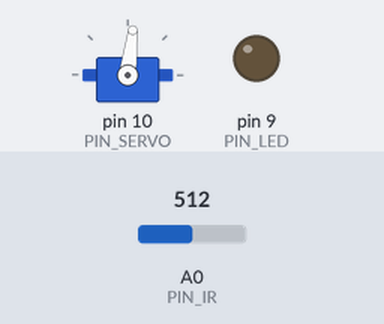
A sketch run on a simulated Arduino Uno, built with avr-gcc and run on an emulated ATmega328P. On the bench: servo, output pins drawn as LEDs (lit = HIGH). The test bench sets the inputs (shaded band); at power-on: A0 (PIN_IR) = 512. What the sketch prints to the serial monitor is not drawn.

Above: at 1.2 s.
1.3 s: A0 (PIN_IR) set to 122
At 2.9 s:
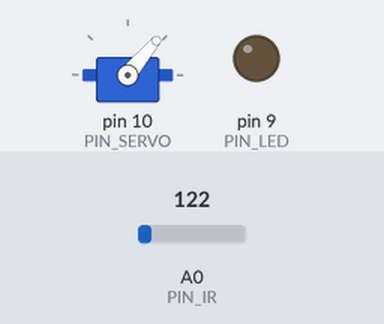
3.2 s: A0 (PIN_IR) set to 0
At 5.0 s:
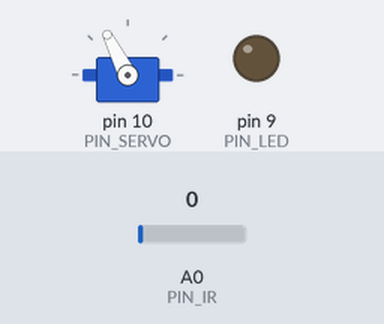
Timing chart, 0 to 6.5 s (numbered marks = the images above; inputs shaded):
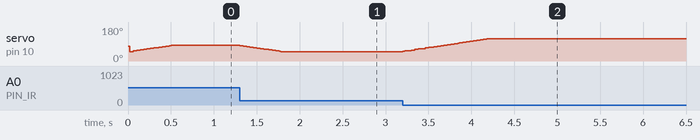

The sketch:

Pcontrol.ino
```cpp
#include <Servo.h>

/////////////////////////////
// Configurable parameters //
/////////////////////////////

// Arduino pin assignment
#define PIN_LED 9            // [20200000] LED핀 설정
#define PIN_SERVO 10         //[20191979] Servo 핀 설정
#define PIN_IR A0            // [20191979] 적외선 핀(아날로그핀)

// Framework setting
#define _DIST_TARGET 300   // [20213085] 정지하려는 위치 목표값
#define _DIST_MIN 100         //[20191979] 최소거리
#define _DIST_MAX 410        //[20191979] 최대거리

// Distance sensor
#define _DIST_ALPHA 0.5 //[20203118] DIST_ALPHA 값 설정

// Servo range
#define _DUTY_MIN 1050    // [20213083]서보 각도의 최솟값 설정
#define _DUTY_NEU 1350   // [20213090]서보 수평 각도 펄스 값
#define _DUTY_MAX 1750        // [20213081] 서보 각도의 최댓값

// Servo speed control
#define _SERVO_ANGLE 30 //[20203118] 최대 가동범위에 따른 목표 서보 회전각
#define _SERVO_SPEED 30 //[20203118] 서보 속도 설정

// Event periods
#define _INTERVAL_DIST 20   // [20213099] 거리 센서 주기 설정
#define _INTERVAL_SERVO 20  // [20213099] 서보 주기 설정
#define _INTERVAL_SERIAL 100  // [20213099] 시리얼 표시 주기 설정

// PID parameters
#define _KP 0.30    //[20191979] 비례제어 값

//////////////////////
// global variables //
//////////////////////

// Servo instance
Servo myservo;  // [20213090] 서보 인스턴스 선언

// Distance sensor
float dist_target; // location to send the ball
float dist_raw, dist_ema, dist_cali; //[20203118] 거리와 노이즈 필터 적용 후 거리를 저장하기 위한 변수
float alpha;
// Event periods
unsigned long last_sampling_time_dist, last_sampling_time_servo, last_sampling_time_serial; //[20203118] 마지막으로 측정한 거리, 마지막으로 측정한 서보 각도(각 이벤트별로 업데이트를 위해 측정하는 시간)
bool event_dist, event_servo, event_serial; //[20203118] 이벤트 별로 이번 루프에서 업데이트 여부

// Servo speed control
int duty_chg_per_interval; //[20213086]interval 당 최대 duty 변화량
int duty_target, duty_curr; //[20213086] 목표 duty와 현재 duty 값

// PID variables
float error_curr, error_prev, control, pterm, dterm, iterm;
//[20213086] error_curr: 현재 주기 오차값 / error_prev : 이전 주기 오차 값 / control : PID 제어량 / pterm, dterm, iterm : 비례,적분,미분 이득값

int a = 83;
int b = 205;

void setup() {
// initialize GPIO pins for LED and attach servo
  pinMode(PIN_LED, OUTPUT);

// move servo to neutral position
  myservo.attach(PIN_SERVO);
  duty_target = duty_curr = _DUTY_NEU;
  myservo.writeMicroseconds(duty_curr);

  // initialize global variables
  duty_curr=_DUTY_MIN; //[20203118] duty_curr 값 초기화
  dist_target=_DIST_TARGET; //[20203118] dist_target 값 초기화
  alpha = _DIST_ALPHA;
  last_sampling_time_dist = last_sampling_time_servo = last_sampling_time_serial = 0;
  event_dist = event_servo = event_serial = false;

  // initialize serial port
  Serial.begin(115200);

// convert angle speed into duty change per interval.
  duty_chg_per_interval = int((_DUTY_MAX-_DUTY_MIN))*((float)_SERVO_SPEED/_SERVO_ANGLE)*(float(_INTERVAL_SERVO)/1000.0); //duty_chg_per_interval 값 설정
}


void loop() {
  /////////////////////
  // Event generator //
  /////////////////////
  // [20213090]
  unsigned long time_curr = millis();
  if(time_curr >= last_sampling_time_dist + _INTERVAL_DIST){
          last_sampling_time_dist += _INTERVAL_DIST;
          event_dist = true;
  }
  if(time_curr >= last_sampling_time_servo + _INTERVAL_SERVO){
          last_sampling_time_servo += _INTERVAL_SERVO;
          event_servo = true;
  }
  if(time_curr >= last_sampling_time_serial + _INTERVAL_SERIAL){
          last_sampling_time_serial += _INTERVAL_SERIAL;
          event_serial = true;
  }


  ////////////////////
  // Event handlers //
  ////////////////////

  if(event_dist) {
    event_dist = false;
    // get a distance reading from the distance sensor
    dist_raw = ir_distance_filtered();
    dist_cali = 100 + 300.0 / (b - a) *(dist_raw - a);
    dist_ema = alpha*dist_cali + (1-alpha)*dist_ema;

  // PID control logic
    error_curr = dist_target - dist_ema;
    pterm = error_curr; //[20213083]
    control =_KP*pterm; //[20203118]

  // duty_target = f(duty_neutral, control)
    duty_target = _DUTY_NEU + control; //[20213086]

  // keep duty_target value within the range of [_DUTY_MIN, _DUTY_MAX]
    if(duty_target > _DUTY_MAX){duty_target = _DUTY_MAX;}
    if(duty_target < _DUTY_MIN){duty_target = _DUTY_MIN;}
  }

  if(event_servo) {
    event_servo=false;

     // adjust duty_curr toward duty_target by duty_chg_per_interval
    if(duty_target > duty_curr) {
        duty_curr += duty_chg_per_interval;
        if(duty_curr > duty_target) duty_curr = duty_target;
      }
    else {
        duty_curr -= duty_chg_per_interval;
        if(duty_curr < duty_target) duty_curr = duty_target;
      }

    // update servo position
    myservo.writeMicroseconds(duty_curr);
  }
  if(event_serial) {
      event_serial = false;
      Serial.print("dist_raw:");
      Serial.print(dist_raw);
      Serial.print(",dist_ir:");
      Serial.print(dist_ema);
      Serial.print(",pterm:");
      Serial.print(map(pterm,-1000,1000,510,610));
      Serial.print(",duty_target:");
      Serial.print(map(duty_target,1000,2000,410,510));
      Serial.print(",duty_curr:");
      Serial.print(map(duty_curr,1000,2000,410,510));
      Serial.println(",Min:100,Low:83,dist_target:300,High:205,Max:410");
  }
}
float ir_distance(void){ // return value unit: mm
  float val;
  float volt = float(analogRead(PIN_IR));
  val = ((6762.0/(volt-9.0))-4.0) * 10.0;
  return val;
}

float ir_distance_filtered(void){ // return value unit: mm
  return ir_distance(); // for now, just use ir_distance() without noise filter.
}
```

Measured:
- after the input at 1.3 s, servo on pin 10 (PIN_SERVO): moves from 83° to 50° over 0.48 s, starting at once
- after the input at 3.2 s, servo on pin 10 (PIN_SERVO): moves from 50° to 117° over 0.98 s, starting at once
